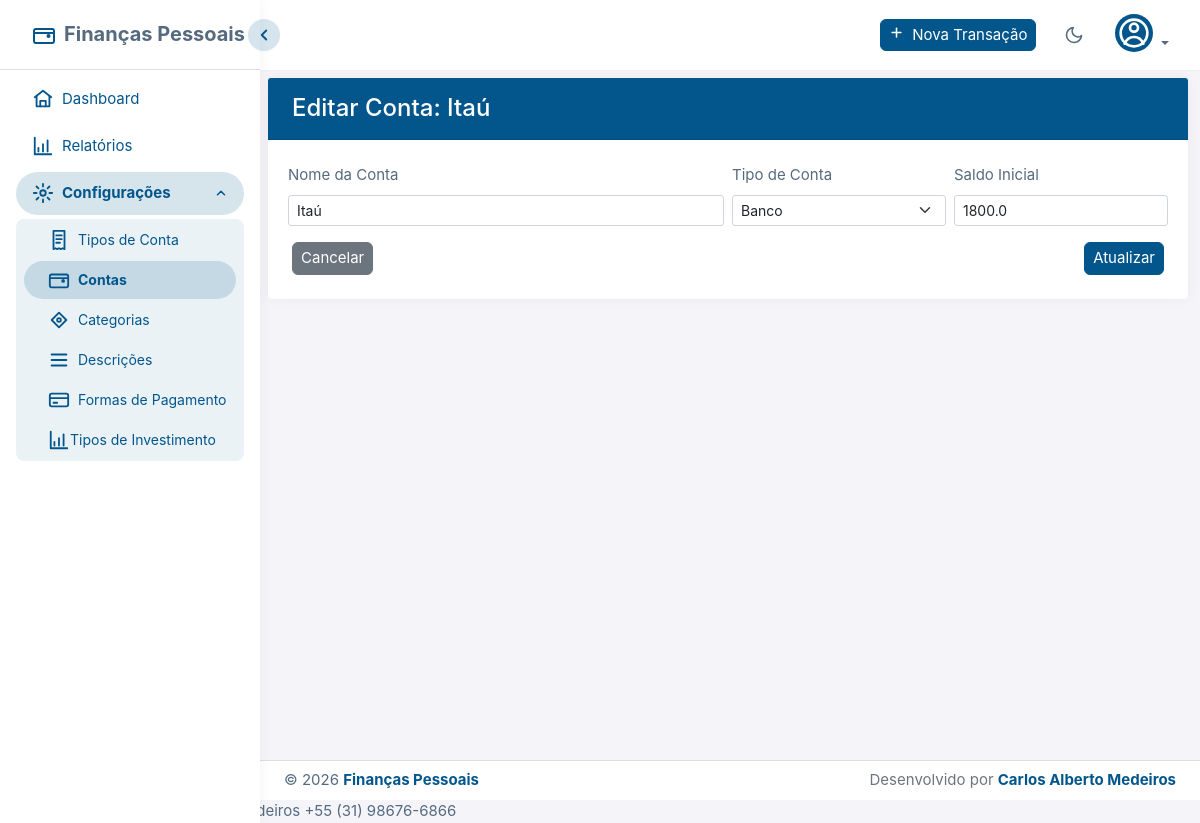
Screenshot of /conta/conta/editar/1 (signed in) with the database file from the repository.
### app/models.py (models this page shows, shortened)
class Conta(db.Model):
    id = db.Column(db.Integer, primary_key=True)
    nome = db.Column(db.String(100), nullable=False)
    tipo_id = db.Column(db.Integer, db.ForeignKey("tipo_conta.id"), nullable=False)
    tipo = db.relationship("TipoConta", backref="contas")
    saldo_inicial = db.Column(db.Float, default=0.0)
    saldo_atual = db.Column(db.Float, nullable=False, default=0.0)
    user_id = db.Column(db.Integer, db.ForeignKey("users.id"), nullable=False)
    user = db.relationship("User", backref="contas")

### routes/conta.py (the view, shortened to what this page needs)
@conta_bp.route('/conta/editar/<int:conta_id>', methods=['GET', 'POST'])
@login_required
def editar_conta(conta_id):
    conta = _user_conta_or_404(conta_id)
    form = ContaForm(obj=conta)
    tipos_conta = TipoConta.query.filter_by(user_id=current_user.id, ativo=True).all()
    form.tipo_id.choices = [(t.id, t.nome) for t in tipos_conta]
    if conta.tipo:
        form.tipo_id.data = conta.tipo_id
    return render_template('add_edit_conta.html', form=form, title=f'Editar Conta: {conta.nome}', conta=conta)

### app/forms.py
class ContaForm(FlaskForm):
    nome = StringField("Nome da Conta", validators=[DataRequired(), Length(max=100)])
    tipo_id = SelectField("Tipo de Conta", coerce=int, validators=[DataRequired()])
    saldo_inicial = BrazilianDecimalField("Saldo Inicial", validators=[Optional()], default=0.0)
    submit = SubmitField("Adicionar")

### app/__init__.py (called while the page is built, shortened)
def get_database_path():
    from config import Config
    db_uri = Config.SQLALCHEMY_DATABASE_URI
    if db_uri.startswith('sqlite:///'):
        db_path = db_uri.replace('sqlite:///', '')
        return db_path
    return None

def get_backup_dir():
    configured = Config.BACKUP_DIR or str(Path.home() / "Financas_Pessoais" / "backup")
    return configured

def ensure_backup_exists():
    if not Config.ENABLE_AUTO_BACKUP:
        return
    backup_dir = get_backup_dir()
    db_path = get_database_path()
    if not os.path.exists(backup_dir):
        try:
            os.makedirs(backup_dir)
        except Exception as e:
            print(f"[AVISO] Não foi possível criar diretório de backup: {e}")
            return

### app/models.py (called while the page is built)
@login_manager.user_loader
def load_user(id):
    return db.session.get(User, int(id))

    @property
    def is_admin(self):
        return (self.username or "").lower() == "admin"

### routes/conta.py (called while the page is built)
def _user_conta_or_404(conta_id: int):
    return Conta.query.filter_by(id=conta_id, user_id=current_user.id).first_or_404()

### app/templates/add_edit_conta.html (shortened to what this page needs)
{% extends "index.html" %}
{% block index %}
<div class="card">
  <div class="card-header d-flex justify-content-between bg-primary text-white">
    <h4 class="mb-0">{{ title }}</h4>
  </div>
  <div class="card-body">
    <form method="POST">
      <div class="row mb-3 px-1">
        <div class="col-md-6 px-1">
          {{ form.nome.label(class="form-label") }}
          {{ form.nome(class="form-control form-control-sm") }}
        </div>
        <div class="col-md-3 px-1">
          {{ form.tipo_id.label(class="form-label") }}
          {{ form.tipo_id(class="form-select form-select-sm") }}
        </div>
        <div class="col-md-3 px-1">
          {{ form.saldo_inicial.label(class="form-label") }}
{{ form.saldo_inicial(class="form-control form-control-sm", value=form.saldo_inicial.data or 0.0) }}
        </div>
      </div>
      <div class="d-flex justify-content-between">
        <a href="{{ url_for('conta.listar_contas') }}" class="btn btn-secondary btn-sm">Cancelar</a>
        {% if 'Editar' in title %}
        <button type="submit" class="btn btn-primary btn-sm">Atualizar</button>
        {% else %}
        <button type="submit" class="btn btn-primary btn-sm">Salvar</button>
        {% endif %}
      </div>
    </form>
  </div>
</div>
{% endblock %}

### app/static/css/tokens.css (style rules this page uses)
:root { --app-body-bg: #f5f5f9; --app-surface: #ffffff; --app-surface-2: #f5f5f9; --app-surface-hover: #f5f5f9; --app-text: #566a7f; --app-text-strong: #2b354f; --app-text-muted: #a1acb8; --app-border: #d9dee3; --app-border-translucent: rgba(67, 89, 113, 0.15); --app-primary: #02568c; --app-primary-contrast: #ffffff; --app-accent-text: #02568c; --app-accent-soft: rgba(2, 86, 140, 0.16); --app-accent-soft-2: rgba(2, 86, 140, 0.08); --app-accent-hover-text: #1a4a7a; --app-success: #71dd37; --app-info: #03c3ec; --app-warning: #ffab00; --app-danger: #ff3e1d; --app-shadow-sm: 0 0.0625rem 0.125rem rgba(161, 172, 184, 0.075); --app-shadow: 0 0 0.875rem 0 rgba(33, 37, 41, 0.05); --app-shadow-lg: 0 0.25rem 1rem rgba(161, 172, 184, 0.45); --app-chart-text: #697a8d; --app-chart-grid: rgba(0, 0, 0, 0.08); --app-chart-income: #198754; --app-chart-income-fill: rgba(25, 135, 84, 0.12); --app-chart-expense: #b02a37; --app-chart-expense-fill: rgba(176, 42, 55, 0.10); --app-chart-balance: #02568c; --app-chart-balance-fill: rgba(2, 86, 140, 0.10); --app-chart-category-1: #02568c; --app-chart-category-2: #1a9b72; --app-chart-category-3: #087990; --app-chart-category-4: #a66b00; --app-chart-category-5: #b02a37; --app-chart-tooltip-bg: #ffffff; --app-chart-tooltip-text: #2b354f; --app-chart-tooltip-border: #d9dee3; --app-focus-ring: #02568c; --app-watermark: rgba(0, 0, 0, 0.1); --bs-body-bg: var(--app-body-bg); --bs-body-color: var(--app-text); --bs-emphasis-color: var(--app-text-strong); --bs-border-color: var(--app-border); --bs-border-color-translucent: var(--app-border-translucent); --bs-secondary-bg: var(--app-surface-2); --bs-tertiary-bg: var(--app-surface); --bs-heading-color: var(--app-text); --bs-link-color: var(--app-accent-text); --bs-link-hover-color: var(--app-accent-hover-text); }

### rows the page displays
Conta: nome "Itaú", tipo_id "Banco", saldo_inicial "1800.0"

### other values shown
{{ title }} "Editar Conta: Itaú"
